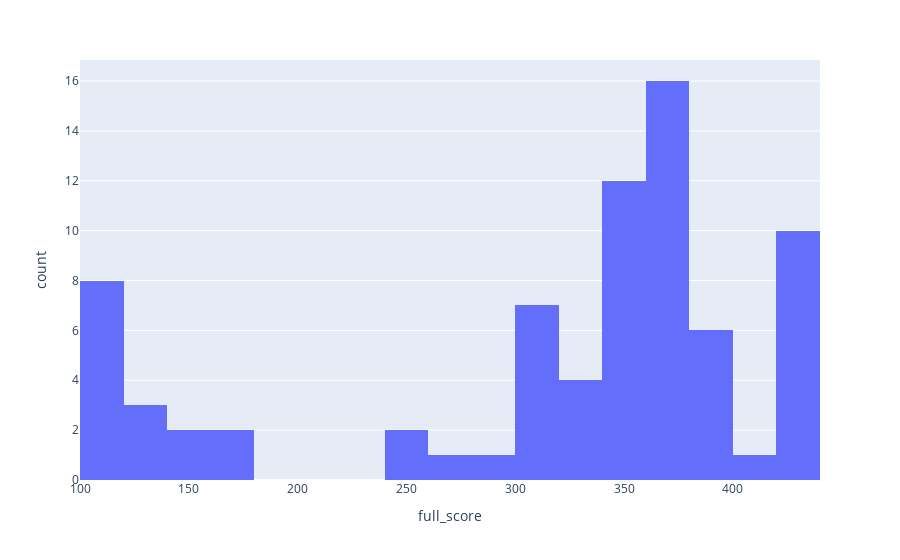

The code cell stored with this chart in its notebook:
### Code cell
fig = px.histogram(bsta_scores, x='full_score', nbins=20)
fig.show()

### Figure 1 — Plotly figure (JSON) as saved in the notebook; plotly's stock layout.template omitted (floating-point values rounded to 4 significant figures)
{"data": [{"alignmentgroup": "True", "bingroup": "x", "hoverlabel": {"namelength": 0}, "hovertemplate": "full_score=%{x}<br>count=%{y}", "legendgroup": "", "marker": {"color": "#636efa"}, "name": "", "nbinsx": 20, "offsetgroup": "", "orientation": "v", "showlegend": false, "type": "histogram", "x": [302.9, 364.7, 423.8, 342.4, 423.1, 370.6, 276.5, 375.8, 393.3, 368.5, 366.4, 113.1, 128.2, 424.4, 173.6, 369.3, 349.1, 351.4, 340.7, 381.4, 327.8, 347.8, 100.2, 347.2, 424.7, 373.3, 390.5, 337.9, 159.8, 165.5, 353.2, 302.9, 362.7, 118.1, 368.1, 361.7, 354.5, 113.9, 364.4, 296.6, 108.3, 348.2, 353.8, 352.2, 117.1, 300.3, 368.5, 404.6, 424.4, 116.6, 301.6, 424.7, 252.1, 367.2, 375.5, 423.2, 351.2, 424.7, 321.7, 300.3, 302.9, 424.7, 121.8, 424.4, 369.6, 382.4, 307.6, 367.8, 248.6, 128.6, 388.8, 154.2, 114.9, 382, 339.2], "xaxis": "x", "yaxis": "y"}], "layout": {"autosize": true, "barmode": "relative", "legend": {"tracegroupgap": 0}, "margin": {"t": 60}, "xaxis": {"anchor": "y", "autorange": true, "domain": [0, 1], "range": [100, 440], "title": {"text": "full_score"}, "type": "linear"}, "yaxis": {"anchor": "x", "autorange": true, "domain": [0, 1], "range": [0, 16.84], "title": {"text": "count"}}}}
